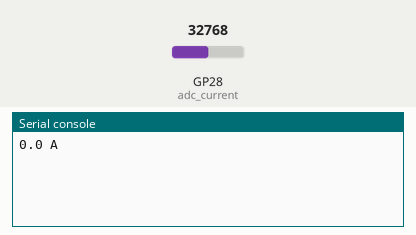
Recording of a program running on a simulated Raspberry Pi Pico running MicroPython. Parts: the last lines printed to the serial console. The test bench sets the inputs (shaded band); at power-on: GP28 (adc_current) = 32768 (analog values on the 0–65535 scale).

Above: at 1.2 s.
1.3 s: GP28 (adc_current) set to 45874
At 2.0 s:
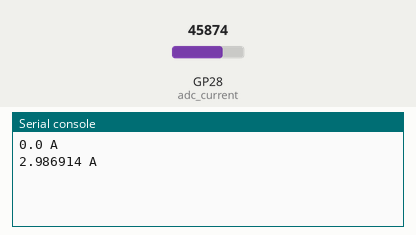
2.8 s: GP28 (adc_current) set to 57670
At 4.5 s:
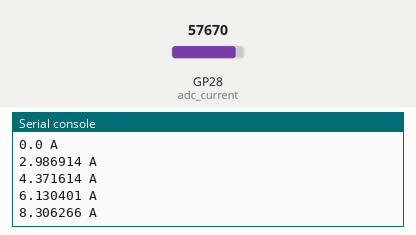
Timing chart, 0 to 6.0 s (numbered marks = the images above; inputs shaded):
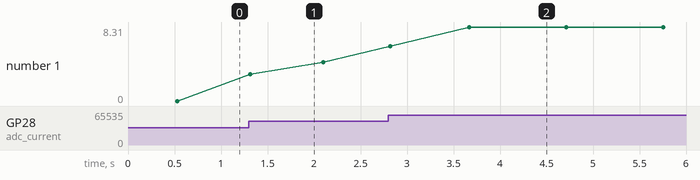

The program:

main.py
```python
import machine
import utime
from machine import Pin, ADC
import math
from math import pow, sqrt
ADC_BITS = 16
ADC_COUNTS = 1 << ADC_BITS
SUPPLY_VOLTAGE = 3300
#

while True:
     offsetCurrent = ADC_COUNTS >> 1
     #print("--",offsetCurrent)
     sumCurrent = 0
     currentCalibration = 10
     adc_current = machine.ADC(28)

     for sample in range(0, 1000):

             sample_current = adc_current.read_u16()
             #print("------111111111----------------------------------------",sample_current)
             offsetCurrent += (sample_current - offsetCurrent)/1024
             #print(offsetCurrent)
             #print("1111-----",sample_current)
             filteredCurrent = sample_current - offsetCurrent
             #print("---aa----",filteredCurrent)
             sqrtCurrent = pow(filteredCurrent, 2)
             #print("----2---",sqrtCurrent)
             sumCurrent += sqrtCurrent
             #print("---3----",sumCurrent)


     current_ratio = currentCalibration * ((3.3) / ADC_COUNTS)
     strom = current_ratio * sqrt(sumCurrent / 1000)
     print(strom,"A")
```

Measured:
- after the input at 1.3 s, the serial console: prints a new line at once (image 1)
- after the input at 2.8 s, the serial console: prints a new line at once (image 2)
- plotted number 1: 0 → 4.37 after the input at 1.3 s, 4.37 → 8.31 after the input at 2.8 s
